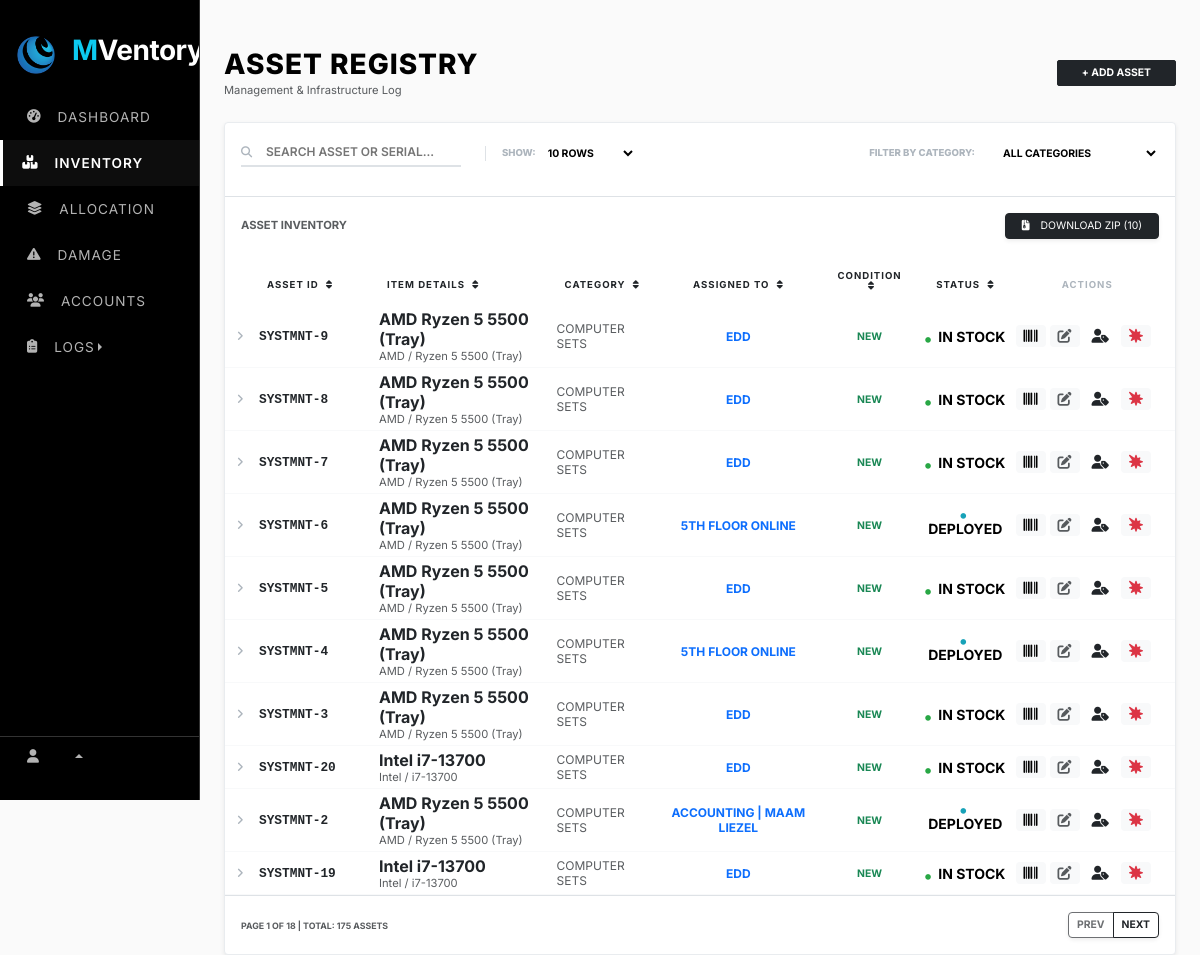
Page /web_content/inventory.php on the earlier database version.
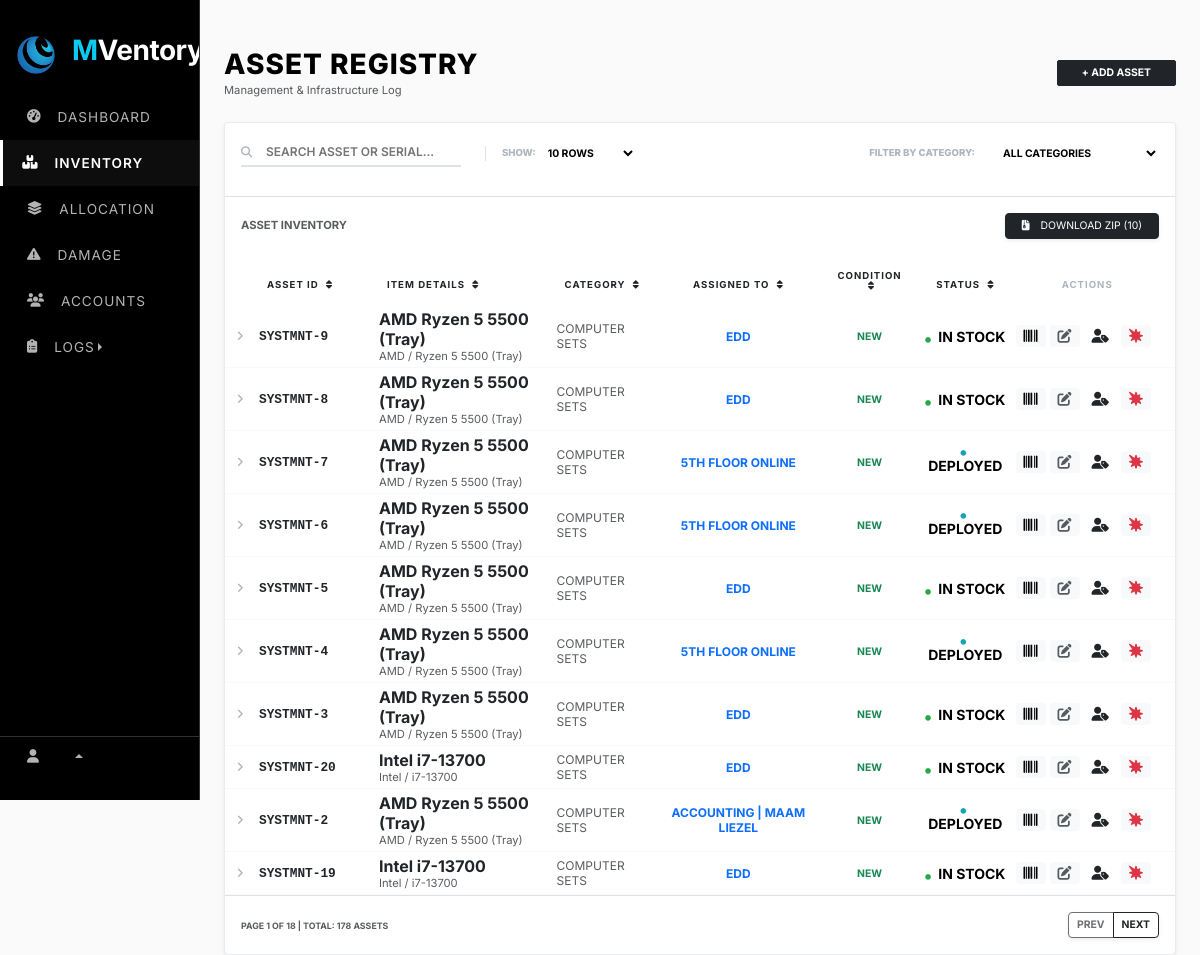
Same page on the later database version.
### tables this page shows
CREATE TABLE `assets` (
  `id` int(11) NOT NULL,
  `asset_id` varchar(50) DEFAULT NULL,
  `category_id` int(11) DEFAULT NULL,
  `item_name` varchar(255) NOT NULL,
  `brand` varchar(100) DEFAULT NULL,
  `model` varchar(100) DEFAULT NULL,
  `serial_number` varchar(100) DEFAULT NULL,
  `specs` text DEFAULT NULL,
  `quantity` int(11) DEFAULT 1,
  `assigned_to` varchar(255) DEFAULT NULL,
  `status` varchar(50) DEFAULT 'In Stock',
  `condition_status` varchar(50) DEFAULT NULL,
  `purchase_date` date DEFAULT NULL,
  `arrival_date` date DEFAULT NULL,
  `cost` decimal(10,2) DEFAULT NULL,
  `warranty_cost` decimal(10,2) DEFAULT NULL,
  `remarks` text DEFAULT NULL,
  `created_at` timestamp NOT NULL DEFAULT current_timestamp()
);

CREATE TABLE `categories` (
  `category_id` int(11) NOT NULL,
  `category_name` varchar(100) NOT NULL,
  `description` text DEFAULT NULL,
  `created_at` timestamp NOT NULL DEFAULT current_timestamp()
);

### web_content/inventory.php (the view, shortened to what the changed rows need)
<?php
    include "../render/connection.php";
    include "../src/cdn/cdn_links.php";
    $search = (isset($_GET['search']) && !is_array($_GET['search'])) ? mysqli_real_escape_string($conn, $_GET['search']) : '';
    $cat_filter = (isset($_GET['category']) && !is_array($_GET['category'])) ? mysqli_real_escape_string($conn, $_GET['category']) : '';
    $where = ["1=1"];
    $where_sql = implode(" AND ", $where);
    $limit = isset($_GET['limit']) ? (string)$_GET['limit'] : '10';
    $db_limit = ($limit === 'all') ? 9999 : (int)$limit;
    $page = (isset($_GET['page']) && $limit !== 'all') ? max(1, (int)$_GET['page']) : 1;
    $start = ($page - 1) * $db_limit;
    $total_res = mysqli_query($conn, "SELECT COUNT(*) as total FROM assets a LEFT JOIN categories c ON a.category_id = c.category_id WHERE $where_sql");
    $total_rows = mysqli_fetch_assoc($total_res)['total'] ?? 0;
    $total_pages = ($db_limit > 0) ? ceil($total_rows / $db_limit) : 1;
    $allowed_sort = [
        'asset_id' => 'a.asset_id',
        'item_name' => 'a.item_name',
        'category' => 'c.category_name',
        'status' => 'a.status',
        'condition' => 'a.condition_status',
        'assigned' => 'a.assigned_to'
    ];
    $sort = $_GET['sort'] ?? 'asset_id';
    $dir  = $_GET['dir'] ?? 'DESC';
    $sort_col = $allowed_sort[$sort] ?? 'a.asset_id';
    $sort_dir = ($dir === 'ASC') ? 'ASC' : 'DESC';
?>
<!doctype html>
<html lang="en">
    <head>
        <link rel="stylesheet" href="../src/style/main_style.css">
        <link rel="stylesheet" href="https://cdnjs.cloudflare.com/ajax/libs/font-awesome/6.5.2/css/all.min.css">
    </head>
    <body>
        <div class="row g-0">
            <div class="col-lg-2"><?php include "../nav/sidebar_nav.php"; ?></div>
            <div class="col">
                <div class="container-fluid px-4 mt-5">
                    <div class="main-registry-container">
                        <div class="card edd-card shadow-sm">
                            <div class="table-responsive">
                                <table class="table table-sm align-middle mb-0">
                                    <thead>
                                        <tr>
                                            <th width="30"></th>
                                            <th width="120">
                                                <a href="?<?= http_build_query(array_merge($_GET, ['sort'=>'asset_id','dir'=>($sort=='asset_id' && $sort_dir=='ASC')?'DESC':'ASC'])) ?>"
                                                class="text-decoration-none text-dark">
                                                    Asset ID <i class="fa-solid fa-sort ms-1"></i>
                                                </a>
                                            </th>
                                            <th>
                                                <a href="?<?= http_build_query(array_merge($_GET, ['sort'=>'item_name','dir'=>($sort=='item_name' && $sort_dir=='ASC')?'DESC':'ASC'])) ?>"
                                                class="text-decoration-none text-dark">
                                                    Item Details <i class="fa-solid fa-sort ms-1"></i>
                                                </a>
                                            </th>
                                            <th>
                                                <a href="?<?= http_build_query(array_merge($_GET, ['sort'=>'category','dir'=>($sort=='category' && $sort_dir=='ASC')?'DESC':'ASC'])) ?>"
                                                class="text-decoration-none text-dark">
                                                    Category <i class="fa-solid fa-sort ms-1"></i>
                                                </a>
                                            </th>
                                            <th class="text-center">
                                                <a href="?<?= http_build_query(array_merge($_GET, ['sort'=>'assigned','dir'=>($sort=='assigned' && $sort_dir=='ASC')?'DESC':'ASC'])) ?>"
                                                class="text-decoration-none text-dark">
                                                    Assigned To <i class="fa-solid fa-sort ms-1"></i>
                                                </a>
                                            </th>
                                            <th class="text-center">
                                                <a href="?<?= http_build_query(array_merge($_GET, ['sort'=>'condition','dir'=>($sort=='condition' && $sort_dir=='ASC')?'DESC':'ASC'])) ?>"
                                                class="text-decoration-none text-dark">
                                                    Condition <i class="fa-solid fa-sort ms-1"></i>
                                                </a>
                                            </th>
                                            <th class="text-center">
                                                <a href="?<?= http_build_query(array_merge($_GET, ['sort'=>'status','dir'=>($sort=='status' && $sort_dir=='ASC')?'DESC':'ASC'])) ?>"
                                                class="text-decoration-none text-dark">
                                                    Status <i class="fa-solid fa-sort ms-1"></i>
                                                </a>
                                            </th>
                                            <th width="150" class="text-center pe-4">Actions</th>
                                        </tr>
                                        </thead>
                                    <tbody>
                                        <?php
                                        $query = "SELECT a.*, c.category_name FROM assets a
                                                    LEFT JOIN categories c ON a.category_id = c.category_id
                                                    WHERE $where_sql
                                                    ORDER BY $sort_col $sort_dir
                                                    LIMIT $start, $db_limit";
                                        $result = mysqli_query($conn, $query);
                                        if (mysqli_num_rows($result) > 0):
                                            while ($row = mysqli_fetch_assoc($result)):
                                                $drawer_id = "row_detail_" . $row['id'];
                                                $cond   = strtoupper(trim($row['condition_status'] ?? 'N/A'));
                                                if ($cond == 'NEW') {
                                                    $cond_class = 'text-success';
                                                } elseif ($cond == 'USED') {
                                                    $cond_class = 'text-warning';
                                                } elseif (preg_match('/(DEFECTIVE|DISPOSAL|REPLACEMENT)/', $cond)) {
                                                    $cond_class = 'text-danger';
                                                } elseif (preg_match('/(REPAIR|WARRANTY)/', $cond)) {
                                                    $cond_class = 'text-primary';
                                                } else {
                                                    $cond_class = 'text-secondary';
                                                }
                                        ?>
                                        <tr class="log-row">
                                            <td class="text-center">
                                                <i class="fa-solid fa-angle-right btn-expand collapsed"
                                                data-bs-toggle="collapse"
                                                data-bs-target="#<?= $drawer_id ?>"
                                                role="button"></i>
                                            </td>
                                            <td class="fw-bold asset-id-cell text-dark"><?= $row['asset_id'] ?></td>
                                            <td>
                                                <div class="fw-bold text-dark"><?= htmlspecialchars($row['item_name']) ?></div>
                                                <div class="text-muted" style="font-size: 0.7rem;"><?= htmlspecialchars($row['brand']) ?> / <?= htmlspecialchars($row['model']) ?></div>
                                            </td>
                                            <td class="text-muted" style="font-size: 0.75rem;"><?= strtoupper($row['category_name'] ?? 'Uncategorized') ?></td>
                                            <td class="text-center fw-bold text-primary" style="font-size: 0.75rem;">
                                                <?= !empty($row['assigned_to']) ? strtoupper(htmlspecialchars($row['assigned_to'])) : '<span class="text-muted fw-normal">—</span>' ?>
                                            </td>
                                            <td class="text-center fw-bold <?= $cond_class ?>" style="font-size: 0.65rem;"><?= $cond ?></td>
                                            <td class="text-center small fw-bold">
                                                <i class="fa-solid fa-circle me-1" style="font-size: 0.35rem; color: <?= ($row['status'] == 'In Stock') ? '#28a745' : '#17a2b8' ?>;"></i>
                                                <?= strtoupper($row['status']) ?>
                                            </td>
                                            <td class="text-center pe-4">
                                                <div class="d-flex justify-content-end gap-1" onclick="event.stopPropagation();">
                                                    <button type="button" class="btn btn-sm btn-light border-0" onclick="saveAsPng('<?= $row['asset_id'] ?>')" title="Barcode">
                                                        <i class="fa-solid fa-barcode"></i>
                                                    </button>
                                                    <button type="button" class="btn btn-sm btn-light btn-outline-dark border-0 text-muted" data-bs-toggle="modal" data-bs-target="#editModal" data-id="<?= $row['id'] ?>" data-assetid="<?= $row['asset_id'] ?>" data-itemname="<?= htmlspecialchars($row['item_name']) ?>" data-brand="<?= htmlspecialchars($row['brand']) ?>" data-category="<?= $row['category_id'] ?>" data-condition="<?= $row['condition_status'] ?>" title="Edit">
                                                        <i class="fa-solid fa-pen-to-square"></i>
                                                    </button>
                                                    <button type="button"
                                                        class="btn btn-sm btn-outline-dark border-0 shadow-none"
                                                        data-bs-toggle="modal"
                                                        data-bs-target="#allocateModal"
                                                        data-id="<?= $row['id'] ?>"
                                                        data-assetid="<?= htmlspecialchars($row['asset_id']) ?>"
                                                        title="Allocate">
                                                        <i class="fa-solid fa-user-tag text-dark"></i>
                                                    </button>
                                                    <button type="button"
                                                        class="btn btn-sm border-0 btn-light text-danger"
                                                        data-bs-toggle="modal"
                                                        data-bs-target="#damageModal"
                                                        data-assetid="<?= $row['asset_id'] ?>"
                                                        data-id="<?= $row['id'] ?>"
                                                        title="Report Damage">
                                                        <i class="fa-solid fa-burst"></i>
                                                    </button>
                                                </div>
                                            </td>
                                        </tr>
                                        <?php endwhile; else: ?>
                                        <tr><td colspan="8" class="text-center py-5 text-muted small fw-bold">NO RECORDS FOUND</td></tr>
                                        <?php endif; ?>
                                        </tbody>
                                </table>
                            </div>
                            <div class="card-footer bg-white py-3 border-top">
                                <div class="d-flex justify-content-between align-items-center">
                                    <span class="text-muted fw-bold" style="font-size: 0.55rem; text-uppercase;">
                                        PAGE <?= $page ?> OF <?= max(1, $total_pages) ?> | TOTAL: <?= $total_rows ?> ASSETS
                                    </span>
                                    <div class="btn-group shadow-sm">
                                        <?php
                                            $base_params = [
                                                'search'   => $search,
                                                'category' => $cat_filter,
                                                'limit'    => $limit
                                            ];
                                            $prev_url = "?" . http_build_query(array_merge($base_params, ['page' => $page - 1]));
                                            $next_url = "?" . http_build_query(array_merge($base_params, ['page' => $page + 1]));
                                        ?>
                                        <a href="<?= ($page > 1) ? $prev_url : '#' ?>"
                                        class="btn btn-outline-dark btn-sm fw-bold <?= ($page <= 1) ? 'disabled' : '' ?>"
                                        style="font-size: 0.65rem;">
                                        </a>
                                        <a href="<?= ($page < $total_pages && $limit !== 'all') ? $next_url : '#' ?>"
                                        class="btn btn-outline-dark btn-sm fw-bold <?= ($page >= $total_pages || $limit === 'all') ? 'disabled' : '' ?>"
                                        style="font-size: 0.65rem;">
                                        </a>
                                    </div>
                                </div>
                            </div>
                        </div>
                    </div>
                </div>
            </div>
        </div>
    </body>
</html>

Differences in the rows shown:
changed assets "SYSTMNT-7": assigned_to "EDD" → "5TH FLOOR ONLINE"; status "IN STOCK" → "DEPLOYED"
Other differences:
$total_rows: "175" → "178"
